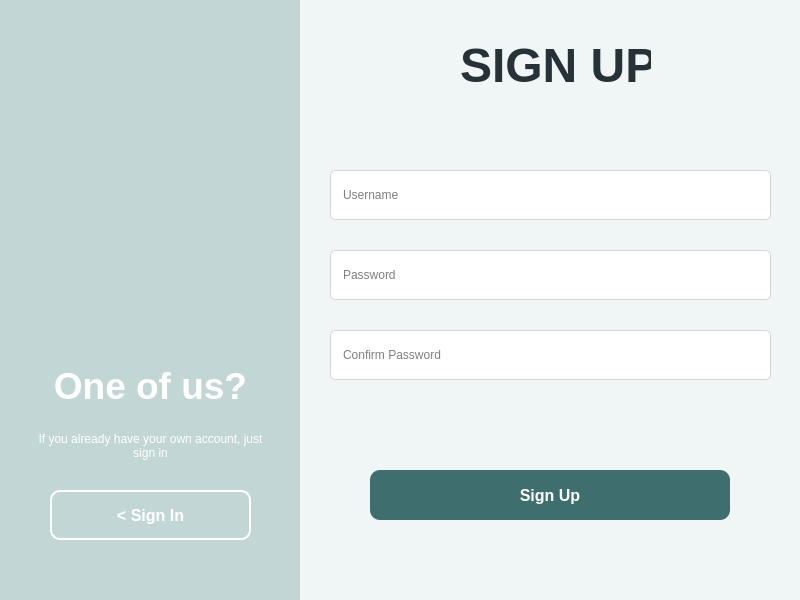
<?xml version="1.0" encoding="UTF-8"?>
<ui version="4.0">
 <class>AuthWindow</class>
 <widget class="QMainWindow" name="AuthWindow">
  <property name="geometry">
   <rect>
    <x>0</x>
    <y>0</y>
    <width>800</width>
    <height>600</height>
   </rect>
  </property>
  <property name="windowTitle">
   <string>MainWindow</string>
  </property>
  <widget class="QWidget" name="centralwidget">
   <widget class="QStackedWidget" name="stackedWidget">
    <property name="geometry">
     <rect>
      <x>0</x>
      <y>0</y>
      <width>801</width>
      <height>601</height>
     </rect>
    </property>
    <property name="styleSheet">
     <string notr="true">background-color: rgb(240, 245, 245);</string>
    </property>
    <property name="currentIndex">
     <number>1</number>
    </property>
    <widget class="QWidget" name="login">
     <widget class="QWidget" name="horizontalLayoutWidget">
      <property name="geometry">
       <rect>
        <x>0</x>
        <y>-1</y>
        <width>801</width>
        <height>601</height>
       </rect>
      </property>
      <layout class="QHBoxLayout" name="horizontalLayout">
       <property name="spacing">
        <number>0</number>
       </property>
       <item>
        <widget class="QFrame" name="loginForm">
         <property name="styleSheet">
          <string notr="true">QPushButton{
color:rgb(255, 255, 255);
	background-color: rgb(38, 50, 56);
}

QPushButton:hover {
	background-color: rgb(42, 74, 74);
}</string>
         </property>
         <property name="frameShape">
          <enum>QFrame::NoFrame</enum>
         </property>
         <property name="frameShadow">
          <enum>QFrame::Raised</enum>
         </property>
         <widget class="QLabel" name="label_2">
          <property name="geometry">
           <rect>
            <x>160</x>
            <y>100</y>
            <width>171</width>
            <height>71</height>
           </rect>
          </property>
          <property name="font">
           <font>
            <pointsize>36</pointsize>
            <bold>true</bold>
           </font>
          </property>
          <property name="styleSheet">
           <string notr="true">color: rgb(38, 50, 56);</string>
          </property>
          <property name="text">
           <string>SIGN IN</string>
          </property>
         </widget>
         <widget class="QWidget" name="formLayoutWidget">
          <property name="geometry">
           <rect>
            <x>30</x>
            <y>230</y>
            <width>441</width>
            <height>132</height>
           </rect>
          </property>
          <layout class="QFormLayout" name="formLayout">
           <property name="horizontalSpacing">
            <number>0</number>
           </property>
           <property name="verticalSpacing">
            <number>30</number>
           </property>
           <item row="0" column="1">
            <widget class="QLineEdit" name="SIusernameEntry">
             <property name="minimumSize">
              <size>
               <width>0</width>
               <height>50</height>
              </size>
             </property>
             <property name="maximumSize">
              <size>
               <width>16777215</width>
               <height>50</height>
              </size>
             </property>
             <property name="styleSheet">
              <string notr="true">border: 1px solid lightgrey; border-radius:5px; background-color: palette(base);
padding-left: 10px;
padding-right: 10px;</string>
             </property>
             <property name="maxLength">
              <number>32766</number>
             </property>
             <property name="placeholderText">
              <string>Username</string>
             </property>
            </widget>
           </item>
           <item row="1" column="1">
            <widget class="QLineEdit" name="SIpasswordEntry">
             <property name="minimumSize">
              <size>
               <width>0</width>
               <height>50</height>
              </size>
             </property>
             <property name="maximumSize">
              <size>
               <width>16777215</width>
               <height>50</height>
              </size>
             </property>
             <property name="styleSheet">
              <string notr="true">border: 1px solid lightgrey; border-radius:5px; background-color: palette(base);
padding-left: 10px;
padding-right: 10px;</string>
             </property>
             <property name="echoMode">
              <enum>QLineEdit::Password</enum>
             </property>
             <property name="placeholderText">
              <string>Password</string>
             </property>
            </widget>
           </item>
          </layout>
         </widget>
         <widget class="QLabel" name="SIerror">
          <property name="geometry">
           <rect>
            <x>30</x>
            <y>170</y>
            <width>441</width>
            <height>40</height>
           </rect>
          </property>
          <property name="minimumSize">
           <size>
            <width>0</width>
            <height>40</height>
           </size>
          </property>
          <property name="maximumSize">
           <size>
            <width>16777215</width>
            <height>40</height>
           </size>
          </property>
          <property name="styleSheet">
           <string notr="true">color: rgb(245, 105, 101);</string>
          </property>
          <property name="text">
           <string>&lt;html&gt;&lt;head/&gt;&lt;body&gt;&lt;p&gt;&lt;br/&gt;&lt;/p&gt;&lt;/body&gt;&lt;/html&gt;</string>
          </property>
          <property name="alignment">
           <set>Qt::AlignCenter</set>
          </property>
         </widget>
         <widget class="QPushButton" name="signIn_5">
          <property name="geometry">
           <rect>
            <x>70</x>
            <y>420</y>
            <width>360</width>
            <height>50</height>
           </rect>
          </property>
          <property name="font">
           <font>
            <pointsize>12</pointsize>
            <bold>true</bold>
           </font>
          </property>
          <property name="cursor">
           <cursorShape>PointingHandCursor</cursorShape>
          </property>
          <property name="layoutDirection">
           <enum>Qt::RightToLeft</enum>
          </property>
          <property name="styleSheet">
           <string notr="true">QPushButton{
border-radius: 10px;
background-color: #3E6E6E;
}


QPushButton:hover {
	background-color: rgb(53, 94, 94);
}

QPushButton:pressed {
	background-color: rgb(31, 56, 56);
}</string>
          </property>
          <property name="text">
           <string>Sign In</string>
          </property>
          <property name="iconSize">
           <size>
            <width>28</width>
            <height>28</height>
           </size>
          </property>
         </widget>
        </widget>
       </item>
       <item>
        <widget class="QFrame" name="RegisterNav">
         <property name="maximumSize">
          <size>
           <width>300</width>
           <height>16777215</height>
          </size>
         </property>
         <property name="styleSheet">
          <string notr="true">background-color: rgb(194, 214, 214);</string>
         </property>
         <property name="frameShape">
          <enum>QFrame::NoFrame</enum>
         </property>
         <property name="frameShadow">
          <enum>QFrame::Raised</enum>
         </property>
         <widget class="QLabel" name="label">
          <property name="geometry">
           <rect>
            <x>0</x>
            <y>60</y>
            <width>301</width>
            <height>261</height>
           </rect>
          </property>
          <property name="text">
           <string/>
          </property>
          <property name="pixmap">
           <pixmap resource="../resource.qrc">:/resources/images/exam.svg</pixmap>
          </property>
          <property name="scaledContents">
           <bool>true</bool>
          </property>
         </widget>
         <widget class="QLabel" name="label_3">
          <property name="geometry">
           <rect>
            <x>60</x>
            <y>370</y>
            <width>181</width>
            <height>31</height>
           </rect>
          </property>
          <property name="font">
           <font>
            <pointsize>28</pointsize>
            <bold>true</bold>
           </font>
          </property>
          <property name="styleSheet">
           <string notr="true">color: rgb(255, 255, 255);</string>
          </property>
          <property name="text">
           <string>New here?</string>
          </property>
         </widget>
         <widget class="QLabel" name="label_4">
          <property name="geometry">
           <rect>
            <x>30</x>
            <y>420</y>
            <width>241</width>
            <height>51</height>
           </rect>
          </property>
          <property name="styleSheet">
           <string notr="true">color: rgb(255, 255, 255);</string>
          </property>
          <property name="text">
           <string>Sign up and discover a great amount of new opportunities!</string>
          </property>
          <property name="alignment">
           <set>Qt::AlignCenter</set>
          </property>
          <property name="wordWrap">
           <bool>true</bool>
          </property>
         </widget>
         <widget class="QPushButton" name="signupNav">
          <property name="geometry">
           <rect>
            <x>50</x>
            <y>490</y>
            <width>201</width>
            <height>50</height>
           </rect>
          </property>
          <property name="font">
           <font>
            <pointsize>12</pointsize>
            <bold>true</bold>
           </font>
          </property>
          <property name="cursor">
           <cursorShape>PointingHandCursor</cursorShape>
          </property>
          <property name="layoutDirection">
           <enum>Qt::RightToLeft</enum>
          </property>
          <property name="styleSheet">
           <string notr="true">QPushButton{
border-radius: 10px;
border: 2px solid white;
background-color: transparent;
color: white;
}


QPushButton:hover {
	background-color: white;
color:  rgb(42, 74, 74);
}

QPushButton:pressed{
	background-color: rgb(240, 240, 240);
}</string>
          </property>
          <property name="text">
           <string>Sign Up &gt;</string>
          </property>
          <property name="iconSize">
           <size>
            <width>28</width>
            <height>28</height>
           </size>
          </property>
         </widget>
        </widget>
       </item>
      </layout>
     </widget>
    </widget>
    <widget class="QWidget" name="register_2">
     <widget class="QWidget" name="horizontalLayoutWidget_3">
      <property name="geometry">
       <rect>
        <x>0</x>
        <y>0</y>
        <width>811</width>
        <height>611</height>
       </rect>
      </property>
      <layout class="QHBoxLayout" name="horizontalLayout_3">
       <property name="spacing">
        <number>0</number>
       </property>
       <item>
        <widget class="QFrame" name="RegisterNav_2">
         <property name="maximumSize">
          <size>
           <width>300</width>
           <height>16777215</height>
          </size>
         </property>
         <property name="styleSheet">
          <string notr="true">background-color: rgb(194, 214, 214);</string>
         </property>
         <property name="frameShape">
          <enum>QFrame::NoFrame</enum>
         </property>
         <property name="frameShadow">
          <enum>QFrame::Raised</enum>
         </property>
         <widget class="QLabel" name="label_14">
          <property name="geometry">
           <rect>
            <x>0</x>
            <y>60</y>
            <width>301</width>
            <height>261</height>
           </rect>
          </property>
          <property name="text">
           <string/>
          </property>
          <property name="pixmap">
           <pixmap resource="../resource.qrc">:/resources/images/book.svg</pixmap>
          </property>
          <property name="scaledContents">
           <bool>true</bool>
          </property>
         </widget>
         <widget class="QLabel" name="label_15">
          <property name="geometry">
           <rect>
            <x>20</x>
            <y>370</y>
            <width>261</width>
            <height>31</height>
           </rect>
          </property>
          <property name="font">
           <font>
            <pointsize>28</pointsize>
            <bold>true</bold>
           </font>
          </property>
          <property name="styleSheet">
           <string notr="true">color: rgb(255, 255, 255);</string>
          </property>
          <property name="text">
           <string>One of us?</string>
          </property>
          <property name="alignment">
           <set>Qt::AlignCenter</set>
          </property>
         </widget>
         <widget class="QLabel" name="label_16">
          <property name="geometry">
           <rect>
            <x>30</x>
            <y>420</y>
            <width>241</width>
            <height>51</height>
           </rect>
          </property>
          <property name="styleSheet">
           <string notr="true">color: rgb(255, 255, 255);</string>
          </property>
          <property name="text">
           <string>If you already have your own account, just sign in</string>
          </property>
          <property name="alignment">
           <set>Qt::AlignCenter</set>
          </property>
          <property name="wordWrap">
           <bool>true</bool>
          </property>
         </widget>
         <widget class="QPushButton" name="signInNav">
          <property name="geometry">
           <rect>
            <x>50</x>
            <y>490</y>
            <width>201</width>
            <height>50</height>
           </rect>
          </property>
          <property name="font">
           <font>
            <pointsize>12</pointsize>
            <bold>true</bold>
           </font>
          </property>
          <property name="cursor">
           <cursorShape>PointingHandCursor</cursorShape>
          </property>
          <property name="layoutDirection">
           <enum>Qt::RightToLeft</enum>
          </property>
          <property name="styleSheet">
           <string notr="true">QPushButton{
border-radius: 10px;
border: 2px solid white;
background-color: transparent;
color: white;
}


QPushButton:hover {
	background-color: white;
color:  rgb(42, 74, 74);
}

QPushButton:pressed {
	background-color: #f0f0f0;
}</string>
          </property>
          <property name="text">
           <string>&lt; Sign In</string>
          </property>
          <property name="iconSize">
           <size>
            <width>28</width>
            <height>28</height>
           </size>
          </property>
         </widget>
        </widget>
       </item>
       <item>
        <widget class="QFrame" name="loginForm_2">
         <property name="styleSheet">
          <string notr="true">QPushButton{
color:rgb(255, 255, 255);
	background-color: rgb(38, 50, 56);
}

QPushButton:hover {
	background-color: rgb(42, 74, 74);
}</string>
         </property>
         <property name="frameShape">
          <enum>QFrame::NoFrame</enum>
         </property>
         <property name="frameShadow">
          <enum>QFrame::Raised</enum>
         </property>
         <widget class="QLabel" name="label_13">
          <property name="geometry">
           <rect>
            <x>160</x>
            <y>30</y>
            <width>191</width>
            <height>71</height>
           </rect>
          </property>
          <property name="font">
           <font>
            <pointsize>36</pointsize>
            <bold>true</bold>
           </font>
          </property>
          <property name="styleSheet">
           <string notr="true">color: rgb(38, 50, 56);</string>
          </property>
          <property name="text">
           <string>SIGN UP</string>
          </property>
         </widget>
         <widget class="QWidget" name="formLayoutWidget_4">
          <property name="geometry">
           <rect>
            <x>30</x>
            <y>170</y>
            <width>441</width>
            <height>231</height>
           </rect>
          </property>
          <layout class="QFormLayout" name="formLayout_4">
           <property name="horizontalSpacing">
            <number>0</number>
           </property>
           <property name="verticalSpacing">
            <number>30</number>
           </property>
           <item row="0" column="1">
            <widget class="QLineEdit" name="SUusernameEntry">
             <property name="minimumSize">
              <size>
               <width>0</width>
               <height>50</height>
              </size>
             </property>
             <property name="maximumSize">
              <size>
               <width>16777215</width>
               <height>50</height>
              </size>
             </property>
             <property name="styleSheet">
              <string notr="true">border: 1px solid lightgrey; border-radius:5px; background-color: palette(base);
padding-left: 10px;
padding-right: 10px;</string>
             </property>
             <property name="maxLength">
              <number>32766</number>
             </property>
             <property name="placeholderText">
              <string>Username</string>
             </property>
            </widget>
           </item>
           <item row="1" column="1">
            <widget class="QLineEdit" name="SUpasswordEntry">
             <property name="minimumSize">
              <size>
               <width>0</width>
               <height>50</height>
              </size>
             </property>
             <property name="maximumSize">
              <size>
               <width>16777215</width>
               <height>50</height>
              </size>
             </property>
             <property name="styleSheet">
              <string notr="true">border: 1px solid lightgrey; border-radius:5px; background-color: palette(base);
padding-left: 10px;
padding-right: 10px;</string>
             </property>
             <property name="echoMode">
              <enum>QLineEdit::Password</enum>
             </property>
             <property name="placeholderText">
              <string>Password</string>
             </property>
            </widget>
           </item>
           <item row="2" column="1">
            <widget class="QLineEdit" name="SUcpasswordEntry">
             <property name="minimumSize">
              <size>
               <width>0</width>
               <height>50</height>
              </size>
             </property>
             <property name="maximumSize">
              <size>
               <width>16777215</width>
               <height>50</height>
              </size>
             </property>
             <property name="styleSheet">
              <string notr="true">border: 1px solid lightgrey; border-radius:5px; background-color: palette(base);
padding-left: 10px;
padding-right: 10px;</string>
             </property>
             <property name="echoMode">
              <enum>QLineEdit::Password</enum>
             </property>
             <property name="placeholderText">
              <string>Confirm Password</string>
             </property>
            </widget>
           </item>
          </layout>
         </widget>
         <widget class="QLabel" name="SUerror">
          <property name="geometry">
           <rect>
            <x>30</x>
            <y>100</y>
            <width>441</width>
            <height>40</height>
           </rect>
          </property>
          <property name="minimumSize">
           <size>
            <width>0</width>
            <height>40</height>
           </size>
          </property>
          <property name="maximumSize">
           <size>
            <width>16777215</width>
            <height>40</height>
           </size>
          </property>
          <property name="styleSheet">
           <string notr="true">color: rgb(245, 105, 101);</string>
          </property>
          <property name="text">
           <string>&lt;html&gt;&lt;head/&gt;&lt;body&gt;&lt;p&gt;&lt;br/&gt;&lt;/p&gt;&lt;/body&gt;&lt;/html&gt;</string>
          </property>
          <property name="alignment">
           <set>Qt::AlignCenter</set>
          </property>
         </widget>
         <widget class="QPushButton" name="signIn_4">
          <property name="geometry">
           <rect>
            <x>70</x>
            <y>470</y>
            <width>360</width>
            <height>50</height>
           </rect>
          </property>
          <property name="font">
           <font>
            <pointsize>12</pointsize>
            <bold>true</bold>
           </font>
          </property>
          <property name="cursor">
           <cursorShape>PointingHandCursor</cursorShape>
          </property>
          <property name="layoutDirection">
           <enum>Qt::RightToLeft</enum>
          </property>
          <property name="styleSheet">
           <string notr="true">QPushButton{
border-radius: 10px;
background-color: #3E6E6E;
}


QPushButton:hover {
	background-color: rgb(53, 94, 94);
}

QPushButton:pressed {
	background-color: rgb(31, 56, 56);
}</string>
          </property>
          <property name="text">
           <string>Sign Up</string>
          </property>
          <property name="iconSize">
           <size>
            <width>28</width>
            <height>28</height>
           </size>
          </property>
         </widget>
        </widget>
       </item>
      </layout>
     </widget>
    </widget>
   </widget>
  </widget>
 </widget>
 <resources>
  <include location="../resource.qrc"/>
 </resources>
 <connections/>
</ui>
